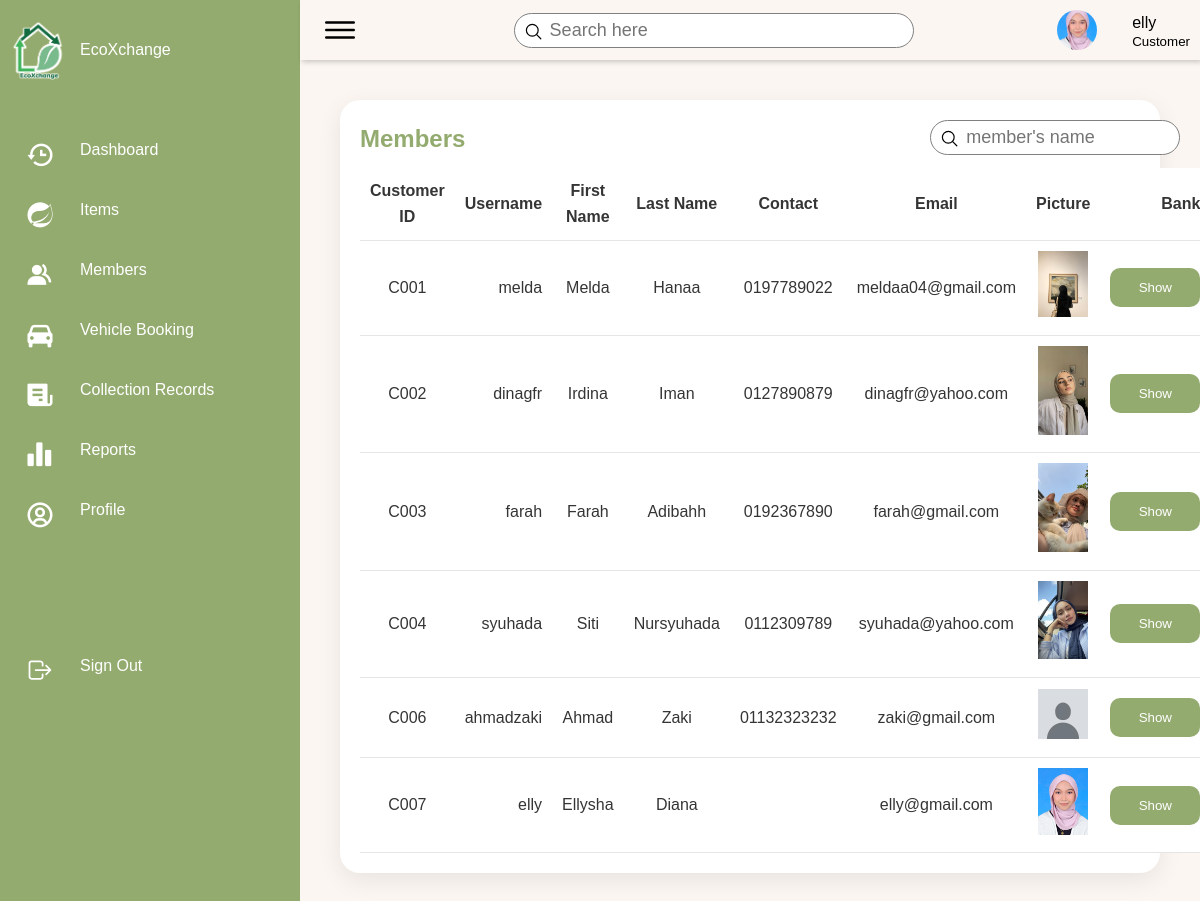
Page /EcoXchange/pages/members.php (signed in) on the committed database.
### tables this page shows
CREATE TABLE `customer` (
  `cust_ID` varchar(10) NOT NULL,
  `cust_username` varchar(20) NOT NULL,
  `cust_password` varchar(128) NOT NULL,
  `cust_first_name` varchar(30) NOT NULL,
  `cust_last_name` varchar(30) NOT NULL,
  `cust_contact_no` varchar(12) NOT NULL,
  `cust_email` varchar(30) NOT NULL,
  `cust_pict` varchar(255) NOT NULL,
  `bank_id` varchar(10) DEFAULT NULL
);

### EcoXchange/includes/fetchUserData.php (called while the page is built, shortened)
<?php
include("dbconn.php");
$username = $_SESSION['username'];
$role = $_SESSION['role'];
if ($role === 'Staff') {
    $sql = "SELECT * FROM staff WHERE staff_username = '$username'";
} elseif ($role === 'Customer') {
    $sql = "SELECT * FROM customer WHERE cust_username = '$username'";
} else {
    header("Location: ../pages/Login.php");
    exit();
}
$query = mysqli_query($dbconn, $sql) or die("Error: " . mysqli_error($dbconn));
$user = mysqli_fetch_assoc($query);
$name = $user["staff_username"] ?? $user["cust_username"];
$image = $user["staff_pict"] ?? $user["cust_pict"];
?>

### EcoXchange/pages/members.php (the view, shortened to what this page needs)
<?php
include('../includes/dbconn.php');
include('../includes/fetchUserData.php');
?>
<!DOCTYPE html>
<html lang="en">
<head>
    <link href="https://unpkg.com/boxicons@2.0.7/css/boxicons.min.css" rel="stylesheet" />
    <link rel="stylesheet" href="../style/members.css">
</head>
<body>
    <div class="container">
        <?php include('sidebar-1.php'); ?>
        <div class="main">
            <?php include('header.php'); ?>
            <div class="content">
                <div class="details">
                    <div class="itemlist">
                        <div class="tableHeader">
                            <h2>Members</h2>
                            <div class="searchbar">
                                <label>
                                <input type="text" name="" id="search-member" placeholder="member's name" onkeyup="searchmember()">
                                <ion-icon name="search-outline"></ion-icon>
                                </label>
                            </div>
                        </div>
                        <?php
                            $sql = "SELECT * FROM customer c JOIN bank_details b ON c.bank_id = b.bank_id";
                            $query = mysqli_query($dbconn, $sql);
                            $num_rows = mysqli_num_rows($query);
                            if ($num_rows == 0) {
                                echo "No item found";
                            } else {
                                echo '<table class="table1">';
                                echo "<thead>";
                                echo "<tr>";
                                echo "<td>Customer ID</td>";
                                echo "<td>Username</td>";
                                echo "<td>First Name</td>";
                                echo "<td>Last Name</td>";
                                echo "<td>Contact</td>";
                                echo "<td>Email</td>";
                                echo "<td>Picture</td>";
                                echo "<td>Bank</td>";
                                echo "</tr>";
                                echo "</thead>";
                                echo "<tbody>";
                                while ($row = mysqli_fetch_array($query)) {
                                    echo "<tr>";
                                    echo '<td class="idcust">' . $row["cust_ID"] . "</td>";
                                    echo "<td>" . $row["cust_username"] . "</td>";
                                    echo "<td>" . $row["cust_first_name"] . "</td>";
                                    echo "<td>" . $row["cust_last_name"] . "</td>";
                                    echo "<td>" . $row["cust_contact_no"] . "</td>";
                                    echo "<td>" . $row["cust_email"] . "</td>";
                                    echo '<td><img src="' . $row['cust_pict'] . '" alt=""></td>';
                                    echo '<td><button type="button" class="btnBank" id="btnBank" data-bank-name="' . $row["bank_name"] . '" data-bank-acc-no="' . $row["bank_acc_no"] . '" data-bank-full-name="' . $row["bank_full_name"] . '">Show</button></td>';
                                    echo "</tr>";
                                }
                                echo "</tbody>";
                                echo "</table>";
                            }
                        ?>
                    </div>
                </div>
            </div>
        </div>
    </div>
</body>
</html>

### EcoXchange/pages/header.php
<div class="topbar">
    <div class="toggle">
        <ion-icon name="menu-outline"></ion-icon>
    </div>
    <div class="search">
        <label>
            <input type="text" placeholder="Search here">
            <ion-icon name="search-outline"></ion-icon>
        </label>
    </div>
    <div class="user">
        <img src="<?php echo $image; ?>" alt="">
        <div class="info">
            <p><?php echo $name; ?></p>
            <small><?php echo $role; ?></small>
        </div>
    </div>
</div>

### EcoXchange/style/members.css (style rules this page uses)
.btnBank { padding: 12px 0px; width: 90px; background-color: var(--primary-color); border: 0; border-radius: 10px; color: white; margin: 10px auto; cursor: pointer; }
.info { padding-left: 20px; }
tr { padding: 10px 0; }

### EcoXchange/style/items-1.css (style rules this page uses)
.content img { width:50px; }
.content { width: 100%; }
.table1 tr { background-color: white ; color: black; }
.table1 td, .table1 th { text-align: center; }
.details { position: relative; width: 100%; padding: 20px; }
.details .itemlist { position: relative; display: grid; min-height: 500px; background: var(--white-color); padding: 20px; box-shadow: 0 7px 25px rgba(0, 0, 0, 0.08); border-radius: 20px; }
.details .tableHeader { display: flex; justify-content: space-between; align-items: flex-start; }
.tableHeader h2 { font-weight: 600; color: var(--primary-color); }
.details table { width: 100%; border-collapse: collapse; margin-top: 10px; }
.details table thead td { font-weight: 600; }
.details .itemlist table tr { color: var(--dark-color); border-bottom: 1px solid rgba(0, 0, 0, 0.1); }
.details .itemlist table tr:last-child { border-bottom: 1px solid rgba(0, 0, 0, 0.1); }
.details .itemlist table tr td { padding: 10px; }
.details .itemlist table tr td:last-child { text-align: end; }
.details .itemlist table tr td:nth-child(2) { text-align: end; }
.details .itemlist table tr td:nth-child(3) { text-align: center; }
.content { padding:20px; }

### EcoXchange/style/SidebarUser.css (style rules this page uses)
* { font-family: "Ubuntu", sans-serif; margin: 0; padding: 0; box-sizing: border-box; }
body { min-height: 100vh; overflow-x: hidden; }
.container { position: relative; width: 100%; }
.main { position: absolute; width: calc(100% - 300px); left: 300px; min-height: 100vh; background: var(--background-color); transition: 0.5s; }
.topbar { width: 100%; height: 60px; display: flex; justify-content: space-between; align-items: center; padding: 0 10px; box-shadow: 2px 2px 5px rgba(0, 0, 0, 0.2); }
.toggle { position: relative; width: 60px; height: 60px; display: flex; justify-content: center; align-items: center; font-size: 2.5rem; cursor: pointer; }
.search { position: relative; width: 400px; margin: 0 10px; }
.search label { position: relative; width: 100%; }
.search label input { width: 100%; height: 35px; border-radius: 40px; padding: 5px 20px; padding-left: 35px; font-size: 18px; outline: none; border: 1px solid var(--text-grey); }
.search label ion-icon { position: absolute; top: 0; left: 10px; font-size: 1.2rem; }
.user { position: relative; display: flex; }
.user img { width: 40px; height: 40px; object-fit: cover; border-radius: 50%; cursor: pointer; }
.user .info { margin-left: 15px; height: 40px; }
.user p { margin-bottom: -8px; }
.user small { margin-top: -8px; }
.content { padding:20px; }

### EcoXchange/style/style.css (style rules this page uses)
:root { --background-color: #FBF6F1; --primary-color: #94AB6F; --dark-prim-color: #849B60; --secondary-color: #136B40; --white-color: #fff; --dark-color: #353535; --black-color: black; --text-grey: grey; --body-font: "Poppins", sans-serif, "Martel"; --biggest-font-size: 4.5rem; --h1-font-size: 2.5rem; --h2-font-size: 1.5rem; --h3-font-size: 1.25rem; --normal-font-size: 1rem; --small-font-size: 0.875rem; --smaller-font-size: 0.813rem; --font-medium: 400; --font-semi-bold: 600; --font-bold: 700; --mb-1: 0.5rem; --mb-2: 1rem; --mb-3: 1.5rem; --mb-4: 2rem; --mb-5: 2.5rem; --mb-6: 3rem; --z-normal: 1; --z-tooltip: 10; --z-fixed: 100; --screen-size: 80vh; --padding-size: 4rem 0 2rem; }
html { scroll-behavior: smooth; }
* { text-decoration: none; list-style: none; }
body { margin: var(--header-height) 0 0 0; font-family: var(--body-font); font-size: var(--normal-font-size); font-weight: var(--font-medium); background-color: var(--background-color); line-height: 1.6; }

### EcoXchange/style/searchbar.css (style rules this page uses)
.searchbar { width: 250px; margin-right: 30px; }
.searchbar label { position: relative; width: 100%; }
.searchbar label input { width: 100%; height: 35px; border-radius: 40px; padding: 5px 20px; padding-left: 35px; font-size: 18px; outline: none; border: 1px solid var(--text-grey); }
.searchbar label ion-icon { position: absolute; top: 0; left: 10px; font-size: 1.2rem; }

### rows in the picture
customer: cust_pict (picture), cust_username "elly", cust_ID "C007", cust_first_name "Ellysha", cust_last_name "Diana", cust_email "elly@gmail.com"
customer: cust_ID "C001", cust_username "melda", cust_first_name "Melda", cust_last_name "Hanaa", cust_contact_no "0197789022", cust_email "meldaa04@gmail.com", cust_pict (picture)
customer: cust_ID "C002", cust_username "dinagfr", cust_first_name "Irdina", cust_last_name "Iman", cust_contact_no "0127890879", cust_email "dinagfr@yahoo.com", cust_pict (picture)
customer: cust_ID "C003", cust_username "farah", cust_first_name "Farah", cust_last_name "Adibahh", cust_contact_no "0192367890", cust_email "farah@gmail.com", cust_pict (picture)
customer: cust_ID "C004", cust_username "syuhada", cust_first_name "Siti", cust_last_name "Nursyuhada", cust_contact_no "0112309789", cust_email "syuhada@yahoo.com", cust_pict (picture)
customer: cust_ID "C006", cust_username "ahmadzaki", cust_first_name "Ahmad", cust_last_name "Zaki", cust_contact_no "01132323232", cust_email "zaki@gmail.com", cust_pict (placeholder picture)

### other values in the picture
$role "Customer"
